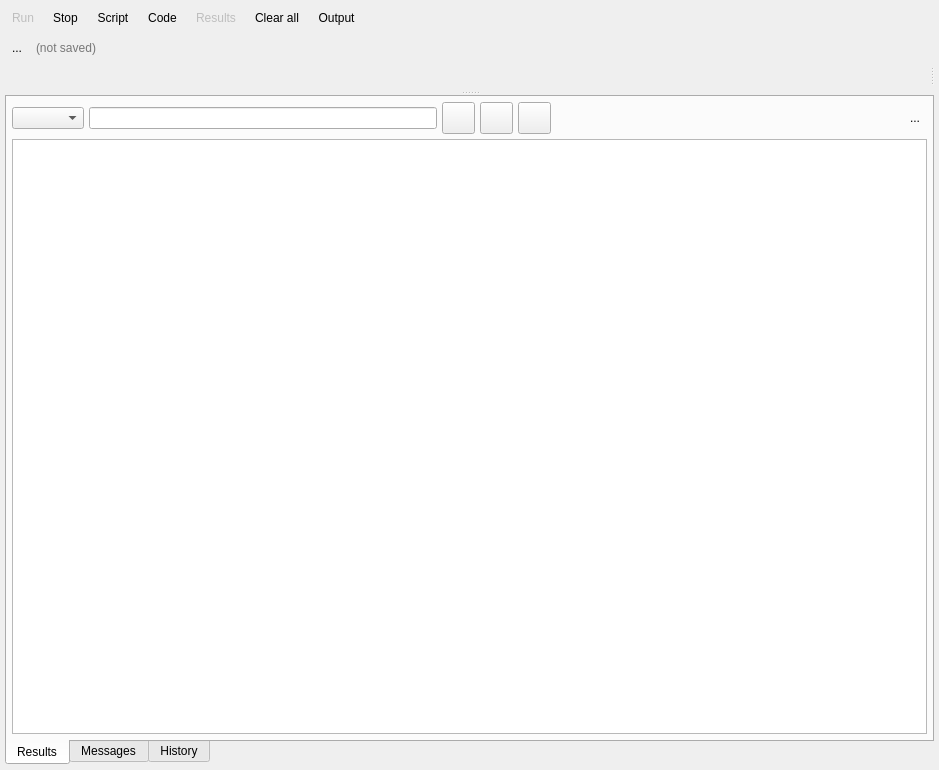
<?xml version="1.0" encoding="UTF-8"?>
<ui version="4.0">
 <class>SQLExecutionWidget</class>
 <widget class="QWidget" name="SQLExecutionWidget">
  <property name="geometry">
   <rect>
    <x>0</x>
    <y>0</y>
    <width>939</width>
    <height>770</height>
   </rect>
  </property>
  <property name="minimumSize">
   <size>
    <width>0</width>
    <height>0</height>
   </size>
  </property>
  <property name="baseSize">
   <size>
    <width>780</width>
    <height>0</height>
   </size>
  </property>
  <property name="windowTitle">
   <string>Form</string>
  </property>
  <layout class="QVBoxLayout" name="verticalLayout_3">
   <property name="spacing">
    <number>5</number>
   </property>
   <property name="leftMargin">
    <number>5</number>
   </property>
   <property name="topMargin">
    <number>5</number>
   </property>
   <property name="rightMargin">
    <number>5</number>
   </property>
   <property name="bottomMargin">
    <number>5</number>
   </property>
   <item>
    <layout class="QHBoxLayout" name="top_btns_lt">
     <property name="spacing">
      <number>5</number>
     </property>
     <item>
      <widget class="QWidget" name="top_btns_wgt" native="true">
       <property name="minimumSize">
        <size>
         <width>0</width>
         <height>0</height>
        </size>
       </property>
       <layout class="QHBoxLayout" name="horizontalLayout">
        <property name="spacing">
         <number>5</number>
        </property>
        <property name="leftMargin">
         <number>0</number>
        </property>
        <property name="topMargin">
         <number>0</number>
        </property>
        <property name="rightMargin">
         <number>0</number>
        </property>
        <property name="bottomMargin">
         <number>0</number>
        </property>
        <item>
         <widget class="QToolButton" name="run_sql_tb">
          <property name="enabled">
           <bool>false</bool>
          </property>
          <property name="sizePolicy">
           <sizepolicy hsizetype="Preferred" vsizetype="Preferred">
            <horstretch>0</horstretch>
            <verstretch>0</verstretch>
           </sizepolicy>
          </property>
          <property name="toolTip">
           <string>Run the specified SQL command</string>
          </property>
          <property name="text">
           <string>Run</string>
          </property>
          <property name="icon">
           <iconset resource="../../res/resources.qrc">
            <normaloff>:/icons/icons/run.png</normaloff>:/icons/icons/run.png</iconset>
          </property>
          <property name="iconSize">
           <size>
            <width>25</width>
            <height>25</height>
           </size>
          </property>
          <property name="shortcut">
           <string>F5</string>
          </property>
          <property name="toolButtonStyle">
           <enum>Qt::ToolButtonStyle::ToolButtonTextBesideIcon</enum>
          </property>
          <property name="autoRaise">
           <bool>true</bool>
          </property>
         </widget>
        </item>
        <item>
         <widget class="QToolButton" name="stop_tb">
          <property name="enabled">
           <bool>true</bool>
          </property>
          <property name="sizePolicy">
           <sizepolicy hsizetype="Preferred" vsizetype="Preferred">
            <horstretch>0</horstretch>
            <verstretch>0</verstretch>
           </sizepolicy>
          </property>
          <property name="toolTip">
           <string>Cancel the execution of the current SQL command</string>
          </property>
          <property name="text">
           <string>Stop</string>
          </property>
          <property name="icon">
           <iconset resource="../../res/resources.qrc">
            <normaloff>:/icons/icons/stop.png</normaloff>:/icons/icons/stop.png</iconset>
          </property>
          <property name="iconSize">
           <size>
            <width>25</width>
            <height>25</height>
           </size>
          </property>
          <property name="shortcut">
           <string>Esc</string>
          </property>
          <property name="toolButtonStyle">
           <enum>Qt::ToolButtonStyle::ToolButtonTextBesideIcon</enum>
          </property>
          <property name="autoRaise">
           <bool>true</bool>
          </property>
         </widget>
        </item>
        <item>
         <widget class="QToolButton" name="file_tb">
          <property name="enabled">
           <bool>true</bool>
          </property>
          <property name="sizePolicy">
           <sizepolicy hsizetype="Preferred" vsizetype="Preferred">
            <horstretch>0</horstretch>
            <verstretch>0</verstretch>
           </sizepolicy>
          </property>
          <property name="toolTip">
           <string>Handle external SQL script</string>
          </property>
          <property name="text">
           <string>Script</string>
          </property>
          <property name="icon">
           <iconset resource="../../res/resources.qrc">
            <normaloff>:/icons/icons/sqlcmd.png</normaloff>:/icons/icons/sqlcmd.png</iconset>
          </property>
          <property name="iconSize">
           <size>
            <width>25</width>
            <height>25</height>
           </size>
          </property>
          <property name="shortcut">
           <string>Alt+F</string>
          </property>
          <property name="checkable">
           <bool>false</bool>
          </property>
          <property name="checked">
           <bool>false</bool>
          </property>
          <property name="popupMode">
           <enum>QToolButton::ToolButtonPopupMode::InstantPopup</enum>
          </property>
          <property name="toolButtonStyle">
           <enum>Qt::ToolButtonStyle::ToolButtonTextBesideIcon</enum>
          </property>
          <property name="autoRaise">
           <bool>true</bool>
          </property>
         </widget>
        </item>
        <item>
         <widget class="QToolButton" name="code_tb">
          <property name="enabled">
           <bool>true</bool>
          </property>
          <property name="sizePolicy">
           <sizepolicy hsizetype="Preferred" vsizetype="Preferred">
            <horstretch>0</horstretch>
            <verstretch>0</verstretch>
           </sizepolicy>
          </property>
          <property name="text">
           <string>Code</string>
          </property>
          <property name="icon">
           <iconset resource="../../res/resources.qrc">
            <normaloff>:/icons/icons/sourcecode.png</normaloff>:/icons/icons/sourcecode.png</iconset>
          </property>
          <property name="iconSize">
           <size>
            <width>25</width>
            <height>25</height>
           </size>
          </property>
          <property name="checkable">
           <bool>true</bool>
          </property>
          <property name="popupMode">
           <enum>QToolButton::ToolButtonPopupMode::InstantPopup</enum>
          </property>
          <property name="toolButtonStyle">
           <enum>Qt::ToolButtonStyle::ToolButtonTextBesideIcon</enum>
          </property>
          <property name="autoRaise">
           <bool>true</bool>
          </property>
         </widget>
        </item>
        <item>
         <widget class="QToolButton" name="results_tb">
          <property name="enabled">
           <bool>false</bool>
          </property>
          <property name="sizePolicy">
           <sizepolicy hsizetype="Preferred" vsizetype="Preferred">
            <horstretch>0</horstretch>
            <verstretch>0</verstretch>
           </sizepolicy>
          </property>
          <property name="text">
           <string>Results</string>
          </property>
          <property name="icon">
           <iconset resource="../../res/resources.qrc">
            <normaloff>:/icons/icons/resultset.png</normaloff>:/icons/icons/resultset.png</iconset>
          </property>
          <property name="iconSize">
           <size>
            <width>25</width>
            <height>25</height>
           </size>
          </property>
          <property name="checkable">
           <bool>false</bool>
          </property>
          <property name="popupMode">
           <enum>QToolButton::ToolButtonPopupMode::InstantPopup</enum>
          </property>
          <property name="toolButtonStyle">
           <enum>Qt::ToolButtonStyle::ToolButtonTextBesideIcon</enum>
          </property>
          <property name="autoRaise">
           <bool>true</bool>
          </property>
         </widget>
        </item>
        <item>
         <widget class="QToolButton" name="clear_all_tb">
          <property name="enabled">
           <bool>true</bool>
          </property>
          <property name="sizePolicy">
           <sizepolicy hsizetype="Preferred" vsizetype="Preferred">
            <horstretch>0</horstretch>
            <verstretch>0</verstretch>
           </sizepolicy>
          </property>
          <property name="toolTip">
           <string>Clear the SQL input field and results grid</string>
          </property>
          <property name="text">
           <string>Clear all</string>
          </property>
          <property name="icon">
           <iconset resource="../../res/resources.qrc">
            <normaloff>:/icons/icons/cleartext.png</normaloff>:/icons/icons/cleartext.png</iconset>
          </property>
          <property name="iconSize">
           <size>
            <width>25</width>
            <height>25</height>
           </size>
          </property>
          <property name="shortcut">
           <string>Ctrl+Backspace</string>
          </property>
          <property name="checkable">
           <bool>false</bool>
          </property>
          <property name="popupMode">
           <enum>QToolButton::ToolButtonPopupMode::InstantPopup</enum>
          </property>
          <property name="toolButtonStyle">
           <enum>Qt::ToolButtonStyle::ToolButtonTextBesideIcon</enum>
          </property>
          <property name="autoRaise">
           <bool>true</bool>
          </property>
         </widget>
        </item>
        <item>
         <widget class="QToolButton" name="output_tb">
          <property name="enabled">
           <bool>true</bool>
          </property>
          <property name="sizePolicy">
           <sizepolicy hsizetype="Preferred" vsizetype="Preferred">
            <horstretch>0</horstretch>
            <verstretch>0</verstretch>
           </sizepolicy>
          </property>
          <property name="toolTip">
           <string>Toggles the output pane</string>
          </property>
          <property name="text">
           <string>Output</string>
          </property>
          <property name="icon">
           <iconset resource="../../res/resources.qrc">
            <normaloff>:/icons/icons/outputpane.png</normaloff>:/icons/icons/outputpane.png</iconset>
          </property>
          <property name="iconSize">
           <size>
            <width>25</width>
            <height>25</height>
           </size>
          </property>
          <property name="shortcut">
           <string>Alt+O</string>
          </property>
          <property name="checkable">
           <bool>true</bool>
          </property>
          <property name="checked">
           <bool>false</bool>
          </property>
          <property name="toolButtonStyle">
           <enum>Qt::ToolButtonStyle::ToolButtonTextBesideIcon</enum>
          </property>
          <property name="autoRaise">
           <bool>true</bool>
          </property>
         </widget>
        </item>
       </layout>
      </widget>
     </item>
     <item>
      <layout class="QHBoxLayout" name="plugins_btns_lt">
       <property name="spacing">
        <number>5</number>
       </property>
      </layout>
     </item>
     <item>
      <spacer name="horizontalSpacer">
       <property name="orientation">
        <enum>Qt::Orientation::Horizontal</enum>
       </property>
       <property name="sizeType">
        <enum>QSizePolicy::Policy::Expanding</enum>
       </property>
       <property name="sizeHint" stdset="0">
        <size>
         <width>10</width>
         <height>20</height>
        </size>
       </property>
      </spacer>
     </item>
     <item>
      <layout class="QHBoxLayout" name="horizontalLayout_2">
       <property name="spacing">
        <number>0</number>
       </property>
       <property name="leftMargin">
        <number>0</number>
       </property>
       <item>
        <widget class="QLabel" name="db_icon_lbl">
         <property name="minimumSize">
          <size>
           <width>25</width>
           <height>25</height>
          </size>
         </property>
         <property name="maximumSize">
          <size>
           <width>25</width>
           <height>25</height>
          </size>
         </property>
         <property name="text">
          <string/>
         </property>
         <property name="pixmap">
          <pixmap resource="../../res/resources.qrc">:/icons/icons/database.png</pixmap>
         </property>
         <property name="scaledContents">
          <bool>true</bool>
         </property>
         <property name="indent">
          <number>-1</number>
         </property>
        </widget>
       </item>
       <item>
        <widget class="QLabel" name="db_name_lbl">
         <property name="sizePolicy">
          <sizepolicy hsizetype="Preferred" vsizetype="Fixed">
           <horstretch>0</horstretch>
           <verstretch>0</verstretch>
          </sizepolicy>
         </property>
         <property name="toolTip">
          <string>Current working database</string>
         </property>
         <property name="text">
          <string/>
         </property>
         <property name="indent">
          <number>5</number>
         </property>
        </widget>
       </item>
      </layout>
     </item>
    </layout>
   </item>
   <item>
    <widget class="QWidget" name="filename_wgt" native="true">
     <property name="minimumSize">
      <size>
       <width>0</width>
       <height>0</height>
      </size>
     </property>
     <layout class="QHBoxLayout" name="horizontalLayout_3">
      <property name="spacing">
       <number>5</number>
      </property>
      <property name="leftMargin">
       <number>0</number>
      </property>
      <property name="topMargin">
       <number>0</number>
      </property>
      <property name="rightMargin">
       <number>0</number>
      </property>
      <property name="bottomMargin">
       <number>0</number>
      </property>
      <item>
       <widget class="QToolButton" name="close_file_tb">
        <property name="toolTip">
         <string>Close the current SQL script</string>
        </property>
        <property name="text">
         <string>...</string>
        </property>
        <property name="icon">
         <iconset resource="../../res/resources.qrc">
          <normaloff>:/icons/icons/close.png</normaloff>:/icons/icons/close.png</iconset>
        </property>
        <property name="iconSize">
         <size>
          <width>25</width>
          <height>25</height>
         </size>
        </property>
        <property name="autoRaise">
         <bool>true</bool>
        </property>
       </widget>
      </item>
      <item>
       <widget class="QLineEdit" name="filename_edt">
        <property name="minimumSize">
         <size>
          <width>0</width>
          <height>25</height>
         </size>
        </property>
        <property name="toolTip">
         <string>SQL script currently handled</string>
        </property>
        <property name="autoFillBackground">
         <bool>false</bool>
        </property>
        <property name="styleSheet">
         <string notr="true">background: transparent;</string>
        </property>
        <property name="text">
         <string/>
        </property>
        <property name="frame">
         <bool>false</bool>
        </property>
        <property name="cursorPosition">
         <number>0</number>
        </property>
        <property name="readOnly">
         <bool>true</bool>
        </property>
        <property name="placeholderText">
         <string>(not saved)</string>
        </property>
       </widget>
      </item>
     </layout>
    </widget>
   </item>
   <item>
    <widget class="QSplitter" name="v_splitter">
     <property name="orientation">
      <enum>Qt::Orientation::Vertical</enum>
     </property>
     <property name="handleWidth">
      <number>5</number>
     </property>
     <property name="childrenCollapsible">
      <bool>false</bool>
     </property>
     <widget class="QWidget" name="layoutWidget">
      <layout class="QVBoxLayout" name="verticalLayout_2">
       <property name="spacing">
        <number>5</number>
       </property>
       <item>
        <layout class="QHBoxLayout" name="horizontalLayout_4">
         <property name="spacing">
          <number>5</number>
         </property>
         <property name="bottomMargin">
          <number>0</number>
         </property>
         <item>
          <widget class="QSplitter" name="sql_cmd_splitter">
           <property name="orientation">
            <enum>Qt::Orientation::Horizontal</enum>
           </property>
           <property name="handleWidth">
            <number>5</number>
           </property>
           <property name="childrenCollapsible">
            <bool>false</bool>
           </property>
           <widget class="QWidget" name="sql_cmd_wgt" native="true">
            <property name="enabled">
             <bool>true</bool>
            </property>
            <property name="minimumSize">
             <size>
              <width>0</width>
              <height>0</height>
             </size>
            </property>
            <property name="maximumSize">
             <size>
              <width>16777215</width>
              <height>16777215</height>
             </size>
            </property>
           </widget>
           <widget class="QStackedWidget" name="plugins_wgts_stw">
            <property name="currentIndex">
             <number>0</number>
            </property>
            <widget class="QWidget" name="page"/>
           </widget>
          </widget>
         </item>
        </layout>
       </item>
       <item>
        <widget class="QWidget" name="search_wgt_parent" native="true">
         <property name="sizePolicy">
          <sizepolicy hsizetype="Preferred" vsizetype="Fixed">
           <horstretch>0</horstretch>
           <verstretch>0</verstretch>
          </sizepolicy>
         </property>
        </widget>
       </item>
      </layout>
     </widget>
     <widget class="QWidget" name="output_wgt" native="true">
      <property name="minimumSize">
       <size>
        <width>0</width>
        <height>0</height>
       </size>
      </property>
      <layout class="QVBoxLayout" name="verticalLayout">
       <property name="spacing">
        <number>0</number>
       </property>
       <property name="leftMargin">
        <number>0</number>
       </property>
       <property name="topMargin">
        <number>0</number>
       </property>
       <property name="rightMargin">
        <number>0</number>
       </property>
       <property name="bottomMargin">
        <number>0</number>
       </property>
       <item>
        <widget class="QTabWidget" name="output_tbw">
         <property name="sizePolicy">
          <sizepolicy hsizetype="Expanding" vsizetype="Preferred">
           <horstretch>0</horstretch>
           <verstretch>0</verstretch>
          </sizepolicy>
         </property>
         <property name="tabPosition">
          <enum>QTabWidget::TabPosition::South</enum>
         </property>
         <property name="currentIndex">
          <number>0</number>
         </property>
         <property name="documentMode">
          <bool>false</bool>
         </property>
         <property name="movable">
          <bool>false</bool>
         </property>
         <widget class="QWidget" name="tab">
          <property name="autoFillBackground">
           <bool>false</bool>
          </property>
          <attribute name="title">
           <string>Results</string>
          </attribute>
          <layout class="QGridLayout" name="gridLayout_5">
           <property name="leftMargin">
            <number>5</number>
           </property>
           <property name="topMargin">
            <number>5</number>
           </property>
           <property name="rightMargin">
            <number>5</number>
           </property>
           <property name="bottomMargin">
            <number>5</number>
           </property>
           <property name="spacing">
            <number>5</number>
           </property>
           <item row="0" column="0">
            <widget class="QWidget" name="filter_wgt" native="true">
             <property name="minimumSize">
              <size>
               <width>0</width>
               <height>0</height>
              </size>
             </property>
             <layout class="QHBoxLayout" name="horizontalLayout_5">
              <property name="spacing">
               <number>5</number>
              </property>
              <property name="leftMargin">
               <number>0</number>
              </property>
              <property name="topMargin">
               <number>0</number>
              </property>
              <property name="rightMargin">
               <number>0</number>
              </property>
              <property name="bottomMargin">
               <number>0</number>
              </property>
              <item>
               <widget class="QComboBox" name="columns_cmb">
                <property name="iconSize">
                 <size>
                  <width>28</width>
                  <height>28</height>
                 </size>
                </property>
               </widget>
              </item>
              <item>
               <widget class="QLineEdit" name="filter_edt">
                <property name="sizePolicy">
                 <sizepolicy hsizetype="MinimumExpanding" vsizetype="Fixed">
                  <horstretch>0</horstretch>
                  <verstretch>0</verstretch>
                 </sizepolicy>
                </property>
                <property name="clearButtonEnabled">
                 <bool>true</bool>
                </property>
               </widget>
              </item>
              <item>
               <widget class="QToolButton" name="case_sensitive_tb">
                <property name="enabled">
                 <bool>true</bool>
                </property>
                <property name="sizePolicy">
                 <sizepolicy hsizetype="Fixed" vsizetype="Preferred">
                  <horstretch>0</horstretch>
                  <verstretch>0</verstretch>
                 </sizepolicy>
                </property>
                <property name="font">
                 <font>
                  <pointsize>8</pointsize>
                 </font>
                </property>
                <property name="toolTip">
                 <string>Case sensitive</string>
                </property>
                <property name="text">
                 <string/>
                </property>
                <property name="icon">
                 <iconset resource="../../res/resources.qrc">
                  <normaloff>:/icons/icons/casesensitive.png</normaloff>:/icons/icons/casesensitive.png</iconset>
                </property>
                <property name="iconSize">
                 <size>
                  <width>25</width>
                  <height>25</height>
                 </size>
                </property>
                <property name="checkable">
                 <bool>true</bool>
                </property>
                <property name="toolButtonStyle">
                 <enum>Qt::ToolButtonStyle::ToolButtonIconOnly</enum>
                </property>
               </widget>
              </item>
              <item>
               <widget class="QToolButton" name="regexp_tb">
                <property name="enabled">
                 <bool>true</bool>
                </property>
                <property name="sizePolicy">
                 <sizepolicy hsizetype="Fixed" vsizetype="Preferred">
                  <horstretch>0</horstretch>
                  <verstretch>0</verstretch>
                 </sizepolicy>
                </property>
                <property name="font">
                 <font>
                  <pointsize>8</pointsize>
                 </font>
                </property>
                <property name="toolTip">
                 <string>Regular expression</string>
                </property>
                <property name="text">
                 <string/>
                </property>
                <property name="icon">
                 <iconset resource="../../res/resources.qrc">
                  <normaloff>:/icons/icons/regexp.png</normaloff>:/icons/icons/regexp.png</iconset>
                </property>
                <property name="iconSize">
                 <size>
                  <width>25</width>
                  <height>25</height>
                 </size>
                </property>
                <property name="checkable">
                 <bool>true</bool>
                </property>
                <property name="toolButtonStyle">
                 <enum>Qt::ToolButtonStyle::ToolButtonIconOnly</enum>
                </property>
               </widget>
              </item>
              <item>
               <widget class="QToolButton" name="all_words_tb">
                <property name="enabled">
                 <bool>true</bool>
                </property>
                <property name="sizePolicy">
                 <sizepolicy hsizetype="Fixed" vsizetype="Preferred">
                  <horstretch>0</horstretch>
                  <verstretch>0</verstretch>
                 </sizepolicy>
                </property>
                <property name="font">
                 <font>
                  <pointsize>8</pointsize>
                 </font>
                </property>
                <property name="toolTip">
                 <string>Whole words</string>
                </property>
                <property name="text">
                 <string/>
                </property>
                <property name="icon">
                 <iconset resource="../../res/resources.qrc">
                  <normaloff>:/icons/icons/wholeword.png</normaloff>:/icons/icons/wholeword.png</iconset>
                </property>
                <property name="iconSize">
                 <size>
                  <width>25</width>
                  <height>25</height>
                 </size>
                </property>
                <property name="checkable">
                 <bool>true</bool>
                </property>
                <property name="toolButtonStyle">
                 <enum>Qt::ToolButtonStyle::ToolButtonIconOnly</enum>
                </property>
               </widget>
              </item>
              <item>
               <spacer name="horizontalSpacer_2">
                <property name="orientation">
                 <enum>Qt::Orientation::Horizontal</enum>
                </property>
                <property name="sizeHint" stdset="0">
                 <size>
                  <width>40</width>
                  <height>20</height>
                 </size>
                </property>
               </spacer>
              </item>
              <item>
               <widget class="QToolButton" name="hide_tb">
                <property name="toolTip">
                 <string>Hide this widget</string>
                </property>
                <property name="text">
                 <string>...</string>
                </property>
                <property name="icon">
                 <iconset resource="../../res/resources.qrc">
                  <normaloff>:/icons/icons/closetab.png</normaloff>:/icons/icons/closetab.png</iconset>
                </property>
                <property name="iconSize">
                 <size>
                  <width>20</width>
                  <height>20</height>
                 </size>
                </property>
                <property name="autoRaise">
                 <bool>true</bool>
                </property>
               </widget>
              </item>
             </layout>
            </widget>
           </item>
           <item row="1" column="0">
            <widget class="QWidget" name="results_parent" native="true">
             <layout class="QGridLayout" name="gridLayout_3">
              <property name="leftMargin">
               <number>0</number>
              </property>
              <property name="topMargin">
               <number>0</number>
              </property>
              <property name="rightMargin">
               <number>0</number>
              </property>
              <property name="bottomMargin">
               <number>0</number>
              </property>
              <property name="spacing">
               <number>5</number>
              </property>
              <item row="2" column="0" colspan="5">
               <widget class="QTableView" name="results_tbw">
                <property name="editTriggers">
                 <set>QAbstractItemView::EditTrigger::DoubleClicked|QAbstractItemView::EditTrigger::EditKeyPressed</set>
                </property>
                <property name="alternatingRowColors">
                 <bool>true</bool>
                </property>
                <property name="selectionMode">
                 <enum>QAbstractItemView::SelectionMode::ContiguousSelection</enum>
                </property>
                <attribute name="horizontalHeaderCascadingSectionResizes">
                 <bool>false</bool>
                </attribute>
                <attribute name="horizontalHeaderStretchLastSection">
                 <bool>true</bool>
                </attribute>
                <attribute name="verticalHeaderCascadingSectionResizes">
                 <bool>false</bool>
                </attribute>
                <attribute name="verticalHeaderStretchLastSection">
                 <bool>false</bool>
                </attribute>
               </widget>
              </item>
             </layout>
            </widget>
           </item>
          </layout>
         </widget>
         <widget class="QWidget" name="tab_2">
          <attribute name="title">
           <string>Messages</string>
          </attribute>
          <layout class="QGridLayout" name="gridLayout_4">
           <property name="leftMargin">
            <number>5</number>
           </property>
           <property name="topMargin">
            <number>5</number>
           </property>
           <property name="rightMargin">
            <number>5</number>
           </property>
           <property name="bottomMargin">
            <number>5</number>
           </property>
           <property name="spacing">
            <number>5</number>
           </property>
           <item row="0" column="0">
            <widget class="QListWidget" name="msgoutput_lst">
             <property name="editTriggers">
              <set>QAbstractItemView::EditTrigger::NoEditTriggers</set>
             </property>
             <property name="showDropIndicator" stdset="0">
              <bool>false</bool>
             </property>
             <property name="alternatingRowColors">
              <bool>true</bool>
             </property>
             <property name="selectionMode">
              <enum>QAbstractItemView::SelectionMode::NoSelection</enum>
             </property>
             <property name="selectionBehavior">
              <enum>QAbstractItemView::SelectionBehavior::SelectRows</enum>
             </property>
             <property name="iconSize">
              <size>
               <width>22</width>
               <height>22</height>
              </size>
             </property>
             <property name="spacing">
              <number>2</number>
             </property>
            </widget>
           </item>
          </layout>
         </widget>
         <widget class="QWidget" name="tab_3">
          <attribute name="title">
           <string>History</string>
          </attribute>
          <layout class="QGridLayout" name="gridLayout_6">
           <property name="leftMargin">
            <number>5</number>
           </property>
           <property name="topMargin">
            <number>5</number>
           </property>
           <property name="rightMargin">
            <number>5</number>
           </property>
           <property name="bottomMargin">
            <number>5</number>
           </property>
           <property name="spacing">
            <number>5</number>
           </property>
           <item row="1" column="0">
            <widget class="QWidget" name="search_history_parent" native="true"/>
           </item>
           <item row="0" column="0">
            <widget class="QWidget" name="cmd_history_parent" native="true">
             <property name="sizePolicy">
              <sizepolicy hsizetype="Preferred" vsizetype="Expanding">
               <horstretch>0</horstretch>
               <verstretch>0</verstretch>
              </sizepolicy>
             </property>
            </widget>
           </item>
          </layout>
         </widget>
        </widget>
       </item>
      </layout>
     </widget>
    </widget>
   </item>
  </layout>
 </widget>
 <resources>
  <include location="../../res/resources.qrc"/>
 </resources>
 <connections/>
</ui>
